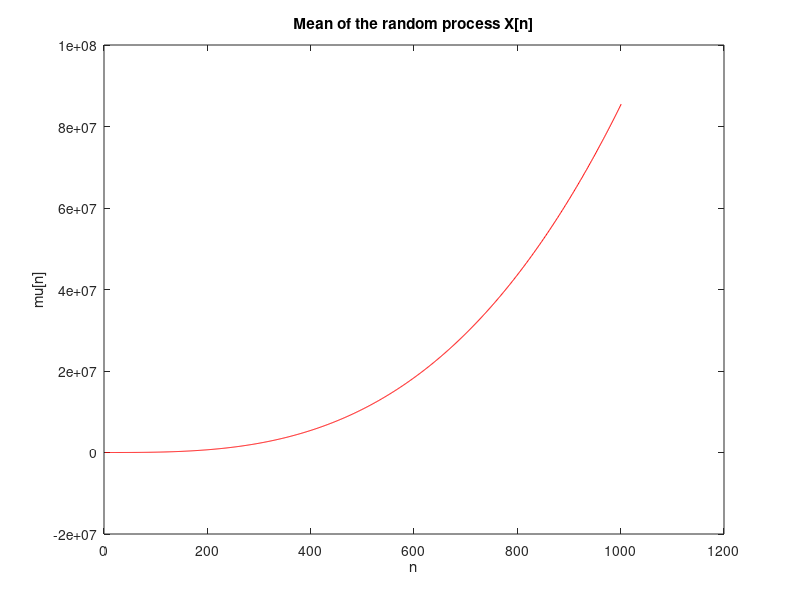

This chart was generated by the following MATLAB code:
N = 3;
n = 0:1000;
k = 0:N;

A = randn([1 N+1]); % standard normal variavbles
X = zeros(1,length(n));

for n = 0:1000
    for k = 0:N
        X(n+1) = X(n+1) + A(k+1)*(n ^ k);
    end
end

% -- finding the mean -- %
mean = cumsum(X);
for n = 0:1000
    mean(n+1) = mean(n+1)/n+1;
end

figure();
plot(1:length(mean),mean,'red');
title("Mean of the random process X[n]");
xlabel("n");
ylabel("\mu[n]");
